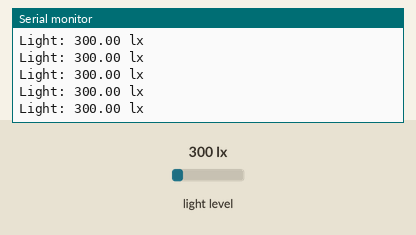
Recording of a program running on a simulated Arduino Uno, built with avr-gcc and run on an emulated ATmega328P. Shown: the last lines printed to the serial monitor. The test bench sets the inputs (shaded band); at power-on: light level 300 lx.

Above: at 1.2 s.
1.3 s: light level set to 1000 lx
At 2.1 s:
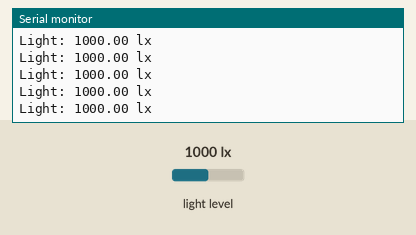
4.3 s: light level set to 40 lx
At 4.8 s:
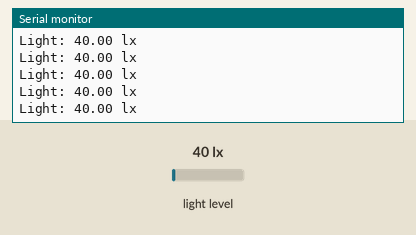
13.3 s: light level set to 500 lx
At 14.2 s:
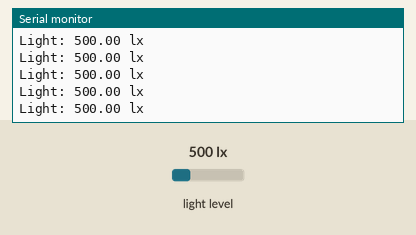
16.3 s: light level set to 1500 lx
At 17.3 s:
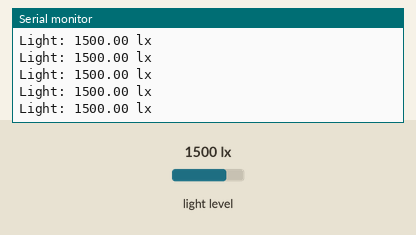
Timing chart, 0 to 19.3 s (numbered marks = the images above; inputs shaded):
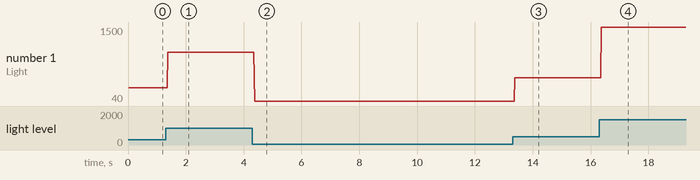

Measured:
- after the input at 1.3 s, the serial monitor: prints a new line after 0.07 s (image 1)
- after the input at 4.3 s, the serial monitor: prints a new line after 0.08 s (image 2)
- after the input at 13.3 s, the serial monitor: prints a new line after 0.07 s (image 3)
- after the input at 16.3 s, the serial monitor: prints a new line after 0.07 s (image 4)
- plotted number 1: 300 → 1000 after the input at 1.3 s, 1000 → 40 after the input at 4.3 s, 40 → 500 after the input at 13.3 s, 500 → 1500 after the input at 16.3 s

The program:

main.cpp
```cpp
/*

Advanced BH1750 library usage example

This example has some comments about advanced usage features.

Connections

  - VCC to 3V3 or 5V
  - GND to GND
  - SCL to SCL (A5 on Arduino Uno, Leonardo, etc or 21 on Mega and Due, on
    esp8266 free selectable)
  - SDA to SDA (A4 on Arduino Uno, Leonardo, etc or 20 on Mega and Due, on
    esp8266 free selectable)
  - ADD to (not connected) or GND

ADD pin is used to set sensor I2C address. If it has voltage greater or equal
to 0.7VCC voltage (e.g. you've connected it to VCC) the sensor address will be
0x5C. In other case (if ADD voltage less than 0.7 * VCC) the sensor address
will be 0x23 (by default).

*/

#include <BH1750.h>
#include <Wire.h>

/*
  BH1750 can be physically configured to use two I2C addresses:
    - 0x23 (most common) (if ADD pin had < 0.7VCC voltage)
    - 0x5C (if ADD pin had > 0.7VCC voltage)

  Library uses 0x23 address as default, but you can define any other address.
  If you had troubles with default value - try to change it to 0x5C.

*/
BH1750 lightMeter(0x23);

void setup() {

  Serial.begin(9600);

  // Initialize the I2C bus (BH1750 library doesn't do this automatically)
  Wire.begin();
  // On esp8266 you can select SCL and SDA pins using Wire.begin(D4, D3);

  /*

    BH1750 has six different measurement modes. They are divided in two groups;
    continuous and one-time measurements. In continuous mode, sensor
    continuously measures lightness value. In one-time mode the sensor makes
    only one measurement and then goes into Power Down mode.

    Each mode, has three different precisions:

      - Low Resolution Mode - (4 lx precision, 16ms measurement time)
      - High Resolution Mode - (1 lx precision, 120ms measurement time)
      - High Resolution Mode 2 - (0.5 lx precision, 120ms measurement time)

    By default, the library uses Continuous High Resolution Mode, but you can
    set any other mode, by passing it to BH1750.begin() or BH1750.configure()
    functions.

    [!] Remember, if you use One-Time mode, your sensor will go to Power Down
    mode each time, when it completes a measurement and you've read it.

    Full mode list:

      BH1750_CONTINUOUS_LOW_RES_MODE
      BH1750_CONTINUOUS_HIGH_RES_MODE (default)
      BH1750_CONTINUOUS_HIGH_RES_MODE_2

      BH1750_ONE_TIME_LOW_RES_MODE
      BH1750_ONE_TIME_HIGH_RES_MODE
      BH1750_ONE_TIME_HIGH_RES_MODE_2

  */

  // begin returns a boolean that can be used to detect setup problems.
  if (lightMeter.begin(BH1750::CONTINUOUS_HIGH_RES_MODE)) {
    Serial.println(F("BH1750 Advanced begin"));
  } else {
    Serial.println(F("Error initialising BH1750"));
  }
}

void loop() {
  if (lightMeter.measurementReady()) {
    float lux = lightMeter.readLightLevel();
    Serial.print("Light: ");
    Serial.print(lux);
    Serial.println(" lx");
  }
}
```
